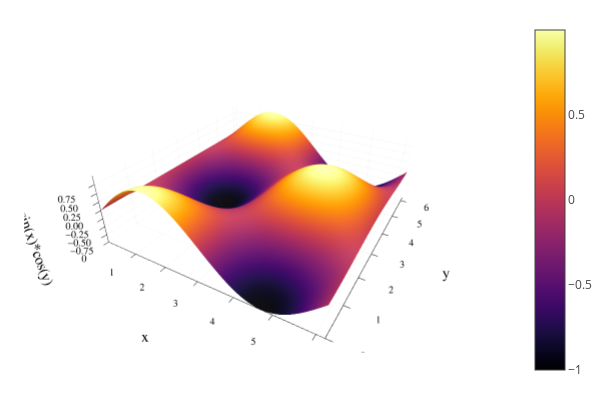

Notebook cell for this chart:
### Markdown cell above
# Fancier plots

See one example below. Explore [more examples](http://docs.juliaplots.org/latest/generated/gr/) yourself if interested.

### Code cell
using Plots

plotly()

x = 0:0.1:2*π
y = 0:0.1:2*π

# (xx[i,j], yy[i,j]) = (x[i], y[j]), for the purpose of vectorized operation
xx = repeat(x, 1, length(y))
yy = transpose(repeat(y, 1, length(x)))

zz = sin.(xx).*cos.(yy)
plot3d(xx, yy, zz, label=:none, st = :surface)
plot!(xlab="x", ylab="y", zlab="sin(x)*cos(y)")

### Figure 1 — Plotly figure (JSON) as saved in the notebook; plotly's stock layout.template omitted (floating-point values rounded to 4 significant figures; data arrays with more than 128 entries replaced by an {"elided": "..."} marker saying what was removed)
{"data": [{"colorbar": {"title": ""}, "colorscale": {"elided": "256x2 mixed values"}, "hoverinfo": "none", "name": "", "opacity": null, "scene": "scene", "showlegend": false, "showscale": true, "type": "surface", "x": {"elided": "63x63 float values"}, "xaxis": "x", "y": {"elided": "63x63 float values"}, "yaxis": "y", "z": {"elided": "63x63 float values"}, "zaxis": "z", "zmax": 0.9996, "zmin": -0.9999}], "layout": {"annotations": [], "height": 400, "legend": {"bgcolor": "rgba(255, 255, 255, 1.000)", "bordercolor": "rgba(0, 0, 0, 1.000)", "borderwidth": 1, "font": {"color": "rgba(0, 0, 0, 1.000)", "family": "sans-serif", "size": 11}, "title": {"font": {"color": "rgba(0, 0, 0, 1.000)", "family": "sans-serif", "size": 15}, "text": ""}, "tracegroupgap": 0, "traceorder": "normal", "x": 1, "xanchor": "auto", "y": 1, "yanchor": "auto"}, "margin": {"b": 20, "l": 0, "r": 0, "t": 20}, "paper_bgcolor": "rgba(255, 255, 255, 1.000)", "plot_bgcolor": "rgba(255, 255, 255, 1.000)", "scene": {"camera": {"eye": {"x": 1.126, "y": -1.95, "z": 1.3}}, "domain": {"x": [0.04684, 0.9934], "y": [0.07581, 0.9902]}, "xaxis": {"gridcolor": "rgba(0, 0, 0, 0.100)", "gridwidth": 0.5, "linecolor": "rgba(0, 0, 0, 1.000)", "mirror": false, "range": [0, 6.2], "showgrid": true, "showline": true, "showticklabels": true, "tickangle": 0, "tickcolor": "rgb(0, 0, 0)", "tickfont": {"color": "rgba(0, 0, 0, 1.000)", "family": "sans-serif", "size": 11}, "tickmode": "array", "ticks": "inside", "ticktext": ["0", "1", "2", "3", "4", "5", "6"], "tickvals": [0, 1, 2, 3, 4, 5, 6], "title": "x", "titlefont": {"color": "rgba(0, 0, 0, 1.000)", "family": "sans-serif", "size": 15}, "type": "-", "visible": true, "zeroline": false, "zerolinecolor": "rgba(0, 0, 0, 1.000)"}, "yaxis": {"gridcolor": "rgba(0, 0, 0, 0.100)", "gridwidth": 0.5, "linecolor": "rgba(0, 0, 0, 1.000)", "mirror": false, "range": [0, 6.2], "showgrid": true, "showline": true, "showticklabels": true, "tickangle": 0, "tickcolor": "rgb(0, 0, 0)", "tickfont": {"color": "rgba(0, 0, 0, 1.000)", "family": "sans-serif", "size": 11}, "tickmode": "array", "ticks": "inside", "ticktext": ["0", "1", "2", "3", "4", "5", "6"], "tickvals": [0, 1, 2, 3, 4, 5, 6], "title": "y", "titlefont": {"color": "rgba(0, 0, 0, 1.000)", "family": "sans-serif", "size": 15}, "type": "-", "visible": true, "zeroline": false, "zerolinecolor": "rgba(0, 0, 0, 1.000)"}, "zaxis": {"gridcolor": "rgba(0, 0, 0, 0.100)", "gridwidth": 0.5, "linecolor": "rgba(0, 0, 0, 1.000)", "mirror": false, "range": [-0.9999, 0.9996], "showgrid": true, "showline": true, "showticklabels": true, "tickangle": 0, "tickcolor": "rgb(0, 0, 0)", "tickfont": {"color": "rgba(0, 0, 0, 1.000)", "family": "sans-serif", "size": 11}, "tickmode": "array", "ticks": "inside", "ticktext": ["−0.75", "−0.50", "−0.25", "0.00", "0.25", "0.50", "0.75"], "tickvals": [-0.75, -0.5, -0.25, 0, 0.25, 0.5, 0.75], "title": "sin(x)*cos(y)", "titlefont": {"color": "rgba(0, 0, 0, 1.000)", "family": "sans-serif", "size": 15}, "type": "-", "visible": true, "zeroline": false, "zerolinecolor": "rgba(0, 0, 0, 1.000)"}}, "showlegend": true, "width": 600}}
